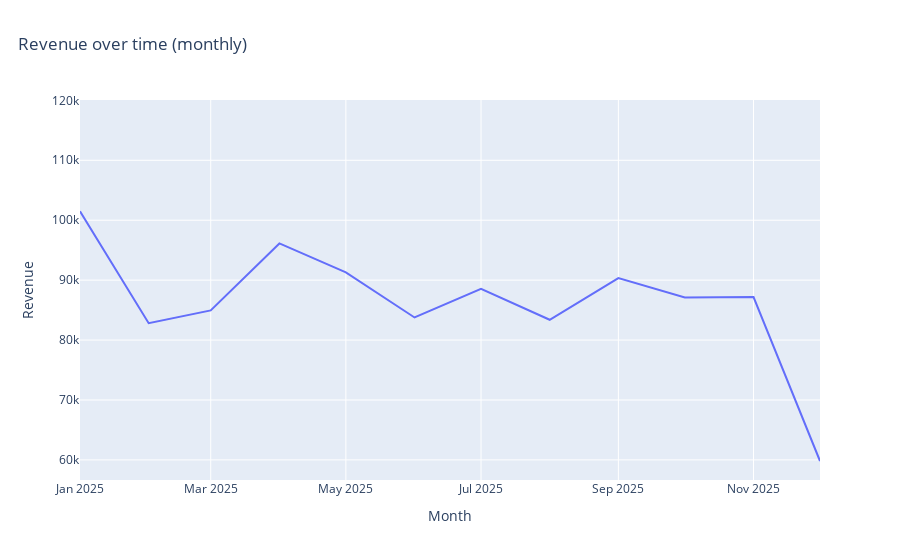

The cell this chart's notebook holds for it:
### Markdown cell above
## This chart illustrates the monthly trend of total revenue across the dataset.

### Code cell
trend = (
    df.groupby("month", dropna=False)
      .agg(
          n=("order_id", "size"),
          revenue=("amount", "sum"),
      )
      .reset_index()
      .sort_values("month")
)

fig = px.line(
    trend,
    x="month",
    y="revenue",
    title="Revenue over time (monthly)"
)

fig.update_layout(title={"x": 0.02})
fig.update_xaxes(title_text="Month")
fig.update_yaxes(title_text="Revenue")

save_fig(fig, FIGS / "revenue_trend_monthly.png")
fig

### Figure 1 — Plotly figure (JSON) as saved in the notebook; plotly's stock layout.template omitted (floating-point values rounded to 4 significant figures)
{"data": [{"hovertemplate": "month=%{x}<br>revenue=%{y}<extra></extra>", "legendgroup": "", "line": {"color": "#636efa", "dash": "solid"}, "marker": {"symbol": "circle"}, "mode": "lines", "name": "", "orientation": "v", "showlegend": false, "type": "scatter", "x": ["2025-01", "2025-02", "2025-03", "2025-04", "2025-05", "2025-06", "2025-07", "2025-08", "2025-09", "2025-10", "2025-11", "2025-12", null], "xaxis": "x", "y": [101500.0, 82810.0, 84960.0, 96130.0, 91310.0, 83770.0, 88550.0, 83390.0, 90330.0, 87090.0, 87180.0, 59820.0, 116900.0], "yaxis": "y"}], "layout": {"legend": {"tracegroupgap": 0}, "title": {"text": "Revenue over time (monthly)", "x": 0.02}, "xaxis": {"anchor": "y", "domain": [0, 1], "title": {"text": "Month"}}, "yaxis": {"anchor": "x", "domain": [0, 1], "title": {"text": "Revenue"}}}}
